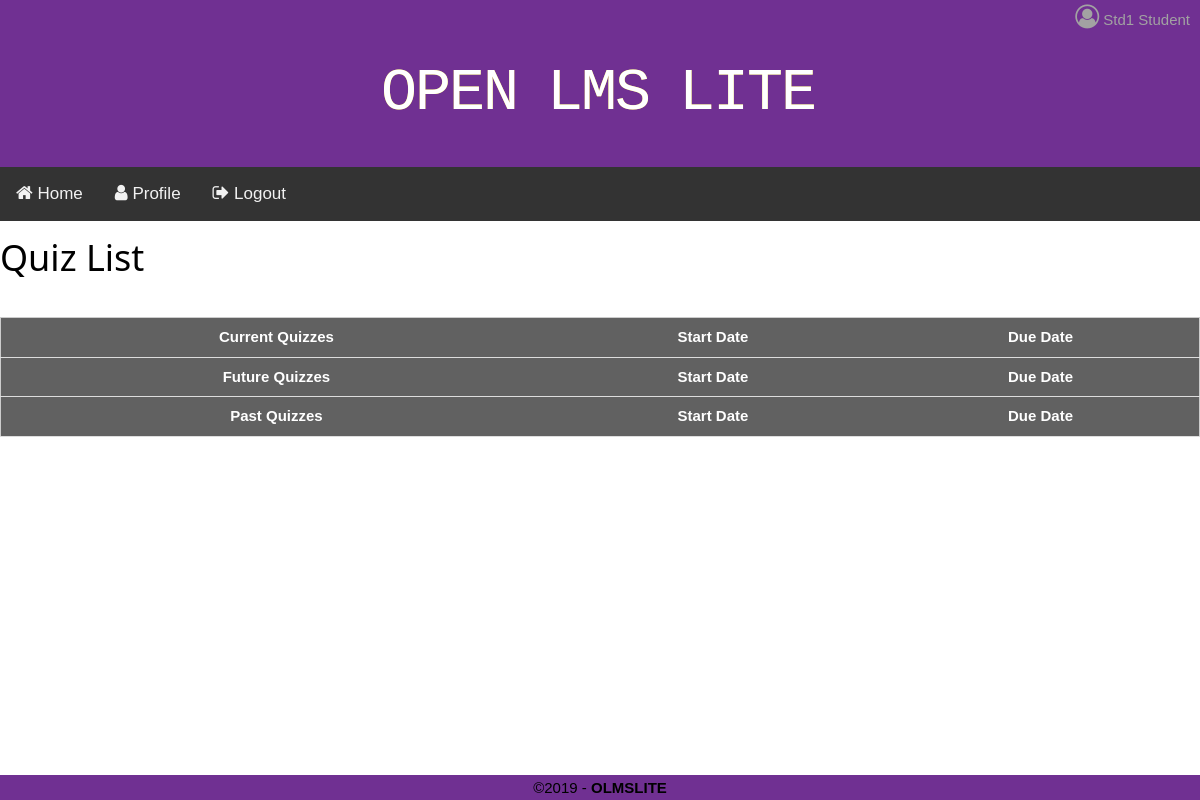
Before: /courses/1/quizzes/ (signed in) with the older database file.
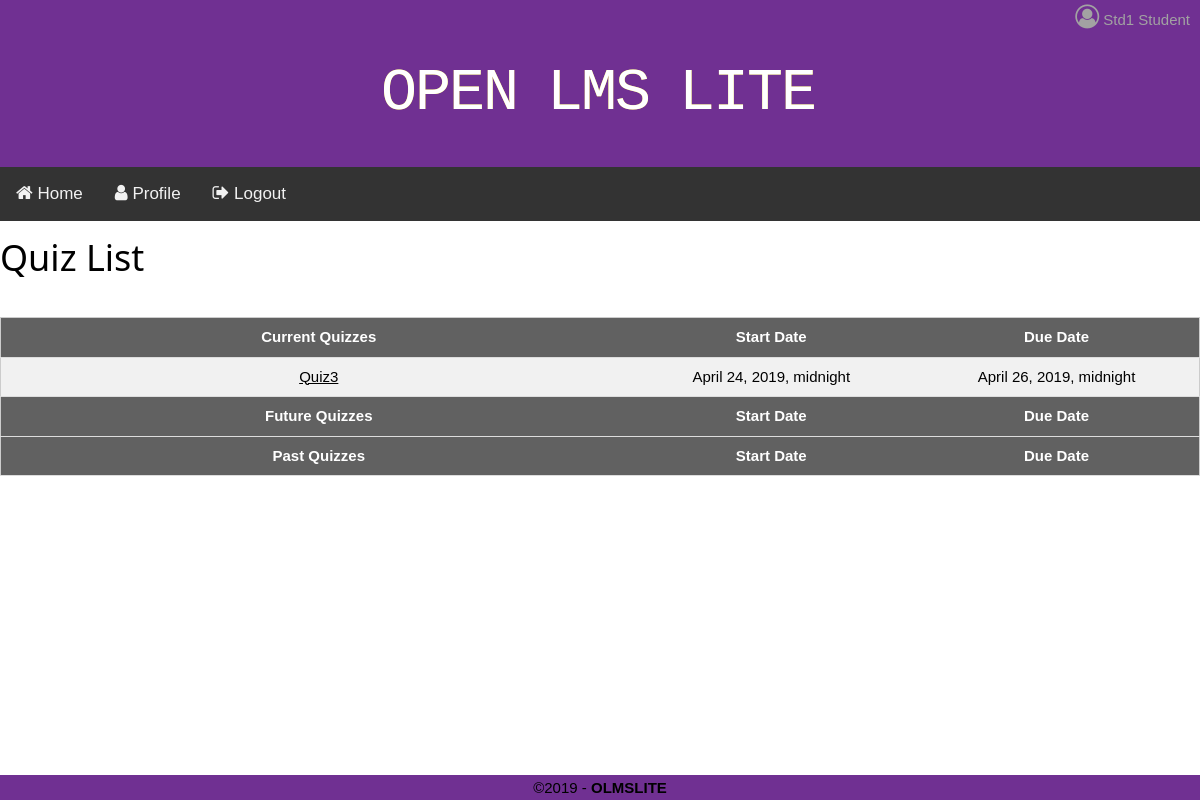
After: the same page with the newer database file.
### courses/models.py (models this page shows, shortened)
class Assignment(models.Model):
	assignment_name	= models.CharField(max_length=255, blank=True)
	open_date		= models.DateTimeField(blank=True)
	due_date		= models.DateTimeField(blank=True)
	prof			= models.ForeignKey('accounts.Professor', on_delete=models.CASCADE)
	course_id		= models.ForeignKey('courses.Course', on_delete=models.CASCADE)
	TYPE_CHOICES = (
		(2, 'homework'),
		(1, 'survey'),
		(0, 'quiz'),
	)
	type 			= models.SmallIntegerField(choices=TYPE_CHOICES, blank=True)

class Quiz(Assignment):
	grade_viewable = models.BooleanField()
	file = models.FileField(upload_to=quiz_upload_address, blank=True)

class Assignment(models.Model):
	assignment_name	= models.CharField(max_length=255, blank=True)
	open_date		= models.DateTimeField(blank=True)
	due_date		= models.DateTimeField(blank=True)
	prof			= models.ForeignKey('accounts.Professor', on_delete=models.CASCADE)
	course_id		= models.ForeignKey('courses.Course', on_delete=models.CASCADE)
	TYPE_CHOICES = (
		(2, 'homework'),
		(1, 'survey'),
		(0, 'quiz'),
	)
	type 			= models.SmallIntegerField(choices=TYPE_CHOICES, blank=True)

### courses/views.py (the view)
# urls.py: path('courses/<int:cid>/quizzes/',courseView.quiz_list_view, name='quiz_list'),
def quiz_list_view(request, cid):
	context_dict = {}
	course = Course.objects.get(id=cid)
	quizzes = Student.objects.get(id=request.user.id).quizes.all()
	context_dict['quizzes'] = quizzes
	context_dict['course'] = course
	return render(request, 'quiz_list_page.html', context_dict)

### accounts/models.py (called while the page is built)
    @property
    def is_active(self):
        return self.active

### templates/quiz_list_page.html
{% extends 'base.html' %}
{% block content %}
    <h1>Quiz List</h1><br>
    <table class="w3-table-all w3-centered">
    <tbody>
    <tr class="quiztablerow w3-dark-gray">
        <th class="tablerowheader">Current Quizzes</th>
        <th class="tablerowheader">Start Date</th>
        <th class="tablerowheader">Due Date</th>
    </tr>
    {% for Quiz in quizzes %}
        {% if Quiz in course.quizes.all %}
            <tr>
                <td class="cQuizList"><a id = '{{ Quiz.id }}' href="{%  url 'quiz_start' cid=Quiz.course_id.id id=Quiz.id %} ">{{ Quiz.assignment_name }}</a></td>
                <td class="cStartDate">{{ Quiz.open_date }}</td>
                <td class="cDueDate">{{ Quiz.due_date }}</td>
            </tr>
        {% endif %}
    {% endfor %}
    <tr class="quiztablerow w3-dark-gray">
        <th class="tablerowheader">Future Quizzes</th>
        <th class="tablerowheader">Start Date</th>
        <th class="tablerowheader">Due Date</th>
    </tr>
    <tr class="quiztablerow w3-dark-gray">
        <th class="tablerowheader">Past Quizzes</th>
        <th class="tablerowheader">Start Date</th>
        <th class="tablerowheader">Due Date</th>
    </tr>
    </tbody>
    </table>
{% endblock content %}

Changed rows visible on the page:
added Quiz: assignment_name "Quiz3", open_date "April 24, 2019, midnight", due_date "April 26, 2019, midnight"
